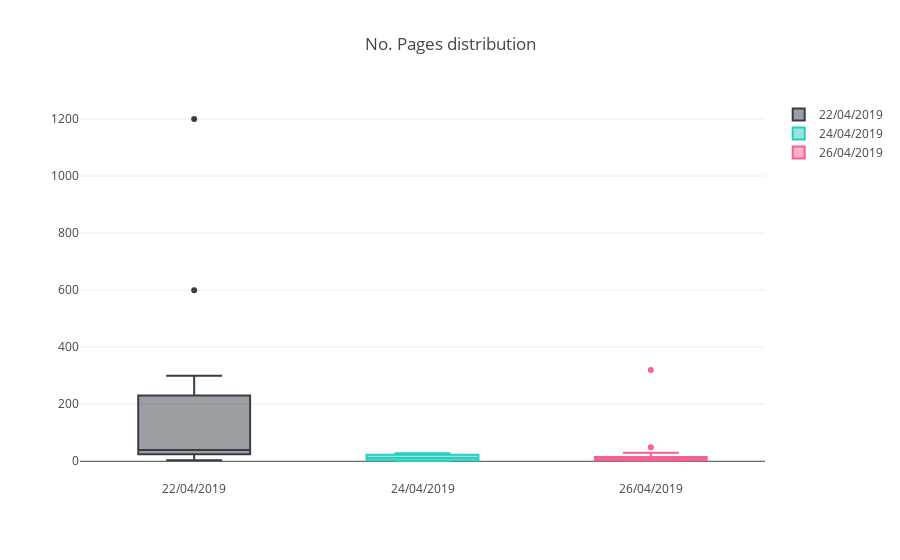

Notebook code cell kept with this figure:
### Code cell
data = [
    go.Box(y=df.loc[df['วันที่'] == '22/04/2019', 'จำนวนหน้ารวม'], name='22/04/2019', marker=dict(color=colors[0])),
    go.Box(y=df.loc[df['วันที่'] == '24/04/2019', 'จำนวนหน้ารวม'], name='24/04/2019', marker=dict(color=colors[1])),
    go.Box(y=df.loc[df['วันที่'] == '26/04/2019', 'จำนวนหน้ารวม'], name='26/04/2019', marker=dict(color=colors[2]))
]
layout = go.Layout(title='No. Pages distribution')

fig = go.Figure(data=data, layout=layout)

iplot(fig)

### Figure 1 — Plotly figure (JSON) as saved in the notebook; plotly's stock layout.template omitted (floating-point values rounded to 4 significant figures)
{"data": [{"marker": {"color": "#393E46"}, "name": "22/04/2019", "type": "box", "uid": "719453e1-f647-44d4-9260-69e2d79187e0", "y": [25, 208, 300, 600, 4, 1200, 40, 50, 25, 25, 50, 25, 25]}, {"marker": {"color": "#2BCDC1"}, "name": "24/04/2019", "type": "box", "uid": "8c86c34c-f010-4a1e-8776-5b70ddc8b5d6", "y": [8, 28, 15, 1, 3, 2, 20, 25]}, {"marker": {"color": "#F66095"}, "name": "26/04/2019", "type": "box", "uid": "2ee60208-f8fb-4f8e-a007-753b26435466", "y": [30, 10, 8, 3, 6, 320, 6, 18, 3, 14, 3, 49, 3, 10, 4, 8, 10]}], "layout": {"autosize": true, "title": {"text": "No. Pages distribution"}, "xaxis": {"autorange": true, "range": [-0.5, 2.5], "type": "category"}, "yaxis": {"autorange": true, "range": [-65.61, 1267.0], "type": "linear"}}}
